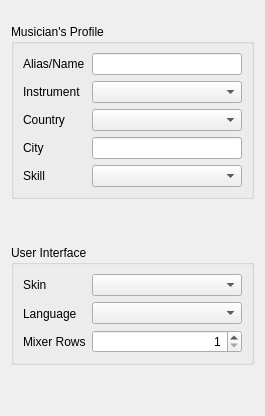
     <widget class="QWidget" name="tab_0_User">
      <attribute name="title">
       <string>My Profile</string>
      </attribute>
      <layout class="QVBoxLayout" name="verticalLayout_16">
       <item>
        <layout class="QHBoxLayout" name="horizontalLayout_10">
         <item>
          <spacer name="horizontalSpacer">
           <property name="orientation">
            <enum>Qt::Horizontal</enum>
           </property>
           <property name="sizeHint" stdset="0">
            <size>
             <width>0</width>
             <height>20</height>
            </size>
           </property>
          </spacer>
         </item>
         <item>
          <layout class="QVBoxLayout" name="verticalLayout_12">
           <item>
            <spacer name="verticalSpacer_8">
             <property name="orientation">
              <enum>Qt::Vertical</enum>
             </property>
             <property name="sizeType">
              <enum>QSizePolicy::Preferred</enum>
             </property>
             <property name="sizeHint" stdset="0">
              <size>
               <width>20</width>
               <height>13</height>
              </size>
             </property>
            </spacer>
           </item>
           <item>
            <widget class="QGroupBox" name="grbMusicien">
             <property name="title">
              <string>Musician's Profile</string>
             </property>
             <layout class="QVBoxLayout" name="verticalLayout_10">
              <item>
               <layout class="QHBoxLayout" name="horizontalLayout_9">
                <item>
                 <layout class="QVBoxLayout" name="verticalLayout_8">
                  <item>
                   <widget class="QLabel" name="plblAlias">
                    <property name="text">
                     <string>Alias/Name</string>
                    </property>
                   </widget>
                  </item>
                  <item>
                   <widget class="QLabel" name="plblInstrument">
                    <property name="text">
                     <string>Instrument</string>
                    </property>
                   </widget>
                  </item>
                  <item>
                   <widget class="QLabel" name="plblCountry">
                    <property name="text">
                     <string>Country</string>
                    </property>
                   </widget>
                  </item>
                  <item>
                   <widget class="QLabel" name="plblCity">
                    <property name="text">
                     <string>City</string>
                    </property>
                   </widget>
                  </item>
                  <item>
                   <widget class="QLabel" name="plblSkill">
                    <property name="text">
                     <string>Skill</string>
                    </property>
                   </widget>
                  </item>
                 </layout>
                </item>
                <item>
                 <layout class="QVBoxLayout" name="verticalLayout_9">
                  <item>
                   <widget class="QLineEdit" name="pedtAlias">
                    <property name="sizePolicy">
                     <sizepolicy hsizetype="Preferred" vsizetype="Fixed">
                      <horstretch>0</horstretch>
                      <verstretch>0</verstretch>
                     </sizepolicy>
                    </property>
                    <property name="minimumSize">
                     <size>
                      <width>150</width>
                      <height>0</height>
                     </size>
                    </property>
                   </widget>
                  </item>
                  <item>
                   <widget class="QComboBox" name="pcbxInstrument">
                    <property name="minimumSize">
                     <size>
                      <width>150</width>
                      <height>0</height>
                     </size>
                    </property>
                   </widget>
                  </item>
                  <item>
                   <widget class="QComboBox" name="pcbxCountry">
                    <property name="minimumSize">
                     <size>
                      <width>150</width>
                      <height>0</height>
                     </size>
                    </property>
                   </widget>
                  </item>
                  <item>
                   <widget class="QLineEdit" name="pedtCity">
                    <property name="sizePolicy">
                     <sizepolicy hsizetype="Preferred" vsizetype="Fixed">
                      <horstretch>0</horstretch>
                      <verstretch>0</verstretch>
                     </sizepolicy>
                    </property>
                    <property name="minimumSize">
                     <size>
                      <width>150</width>
                      <height>0</height>
                     </size>
                    </property>
                   </widget>
                  </item>
                  <item>
                   <widget class="QComboBox" name="pcbxSkill">
                    <property name="minimumSize">
                     <size>
                      <width>150</width>
                      <height>0</height>
                     </size>
                    </property>
                   </widget>
                  </item>
                 </layout>
                </item>
               </layout>
              </item>
             </layout>
            </widget>
           </item>
           <item>
            <spacer name="verticalSpacer_7">
             <property name="orientation">
              <enum>Qt::Vertical</enum>
             </property>
             <property name="sizeHint" stdset="0">
              <size>
               <width>20</width>
               <height>40</height>
              </size>
             </property>
            </spacer>
           </item>
           <item>
            <widget class="QGroupBox" name="gbxUserInterface">
             <property name="title">
              <string>User Interface</string>
             </property>
             <layout class="QVBoxLayout" name="verticalLayout_11">
              <item>
               <layout class="QHBoxLayout" name="horizontalLayout_3">
                <item>
                 <layout class="QVBoxLayout" name="verticalLayout_5">
                  <item>
                   <widget class="QLabel" name="lblSkin">
                    <property name="text">
                     <string>Skin</string>
                    </property>
                   </widget>
                  </item>
                  <item>
                   <widget class="QLabel" name="lblLanguage">
                    <property name="text">
                     <string>Language</string>
                    </property>
                   </widget>
                  </item>
                  <item>
                   <widget class="QLabel" name="lblMixerRows">
                    <property name="text">
                     <string>Mixer Rows</string>
                    </property>
                   </widget>
                  </item>
                 </layout>
                </item>
                <item>
                 <layout class="QVBoxLayout" name="verticalLayout_7">
                  <item>
                   <widget class="QComboBox" name="cbxSkin"/>
                  </item>
                  <item>
                   <widget class="CLanguageComboBox" name="cbxLanguage">
                    <property name="minimumSize">
                     <size>
                      <width>150</width>
                      <height>0</height>
                     </size>
                    </property>
                   </widget>
                  </item>
                  <item>
                   <widget class="QSpinBox" name="spnMixerRows">
                    <property name="sizePolicy">
                     <sizepolicy hsizetype="Preferred" vsizetype="Fixed">
                      <horstretch>0</horstretch>
                      <verstretch>0</verstretch>
                     </sizepolicy>
                    </property>
                    <property name="alignment">
                     <set>Qt::AlignRight|Qt::AlignTrailing|Qt::AlignVCenter</set>
                    </property>
                    <property name="minimum">
                     <number>1</number>
                    </property>
                    <property name="maximum">
                     <number>8</number>
                    </property>
                   </widget>
                  </item>
                 </layout>
                </item>
               </layout>
              </item>
             </layout>
            </widget>
           </item>
           <item>
            <spacer name="verticalSpacer_9">
             <property name="orientation">
              <enum>Qt::Vertical</enum>
             </property>
             <property name="sizeHint" stdset="0">
              <size>
               <width>20</width>
               <height>40</height>
              </size>
             </property>
            </spacer>
           </item>
          </layout>
         </item>
         <item>
          <spacer name="horizontalSpacer_2">
           <property name="orientation">
            <enum>Qt::Horizontal</enum>
           </property>
           <property name="sizeHint" stdset="0">
            <size>
             <width>0</width>
             <height>20</height>
            </size>
           </property>
          </spacer>
         </item>
        </layout>
       </item>
      </layout>
     </widget>
